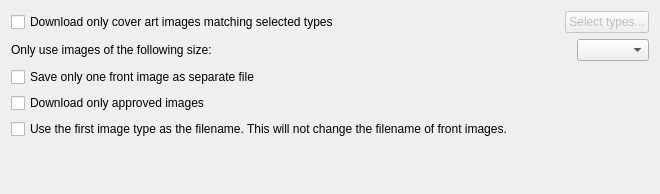
<?xml version="1.0" encoding="UTF-8"?>
<ui version="4.0">
 <class>CaaOptions</class>
 <widget class="QWidget" name="CaaOptions">
  <property name="geometry">
   <rect>
    <x>0</x>
    <y>0</y>
    <width>660</width>
    <height>194</height>
   </rect>
  </property>
  <property name="windowTitle">
   <string>Form</string>
  </property>
  <layout class="QVBoxLayout" name="verticalLayout">
   <item>
    <layout class="QHBoxLayout" name="select_caa_types_group">
     <item>
      <widget class="QCheckBox" name="restrict_images_types">
       <property name="text">
        <string>Download only cover art images matching selected types</string>
       </property>
      </widget>
     </item>
     <item>
      <spacer name="horizontalSpacer_2">
       <property name="orientation">
        <enum>Qt::Horizontal</enum>
       </property>
       <property name="sizeHint" stdset="0">
        <size>
         <width>40</width>
         <height>20</height>
        </size>
       </property>
      </spacer>
     </item>
     <item>
      <widget class="QPushButton" name="select_caa_types">
       <property name="enabled">
        <bool>false</bool>
       </property>
       <property name="sizePolicy">
        <sizepolicy hsizetype="Fixed" vsizetype="Fixed">
         <horstretch>100</horstretch>
         <verstretch>0</verstretch>
        </sizepolicy>
       </property>
       <property name="text">
        <string>Select types...</string>
       </property>
      </widget>
     </item>
    </layout>
   </item>
   <item>
    <layout class="QHBoxLayout" name="horizontalLayout">
     <item>
      <widget class="QLabel" name="label">
       <property name="sizePolicy">
        <sizepolicy hsizetype="Expanding" vsizetype="Preferred">
         <horstretch>0</horstretch>
         <verstretch>0</verstretch>
        </sizepolicy>
       </property>
       <property name="text">
        <string>Only use images of the following size:</string>
       </property>
      </widget>
     </item>
     <item>
      <spacer name="horizontalSpacer">
       <property name="orientation">
        <enum>Qt::Horizontal</enum>
       </property>
       <property name="sizeType">
        <enum>QSizePolicy::Ignored</enum>
       </property>
       <property name="sizeHint" stdset="0">
        <size>
         <width>40</width>
         <height>20</height>
        </size>
       </property>
      </spacer>
     </item>
     <item>
      <widget class="QComboBox" name="cb_image_size">
       <property name="sizePolicy">
        <sizepolicy hsizetype="Preferred" vsizetype="Fixed">
         <horstretch>0</horstretch>
         <verstretch>0</verstretch>
        </sizepolicy>
       </property>
      </widget>
     </item>
    </layout>
   </item>
   <item>
    <widget class="QCheckBox" name="cb_save_single_front_image">
     <property name="text">
      <string>Save only one front image as separate file</string>
     </property>
    </widget>
   </item>
   <item>
    <widget class="QCheckBox" name="cb_approved_only">
     <property name="text">
      <string>Download only approved images</string>
     </property>
    </widget>
   </item>
   <item>
    <widget class="QCheckBox" name="cb_type_as_filename">
     <property name="sizePolicy">
      <sizepolicy hsizetype="Minimum" vsizetype="Fixed">
       <horstretch>0</horstretch>
       <verstretch>0</verstretch>
      </sizepolicy>
     </property>
     <property name="text">
      <string>Use the first image type as the filename. This will not change the filename of front images.</string>
     </property>
    </widget>
   </item>
   <item>
    <spacer name="verticalSpacer">
     <property name="orientation">
      <enum>Qt::Vertical</enum>
     </property>
     <property name="sizeHint" stdset="0">
      <size>
       <width>20</width>
       <height>40</height>
      </size>
     </property>
    </spacer>
   </item>
  </layout>
 </widget>
 <tabstops>
  <tabstop>restrict_images_types</tabstop>
  <tabstop>select_caa_types</tabstop>
  <tabstop>cb_image_size</tabstop>
  <tabstop>cb_save_single_front_image</tabstop>
  <tabstop>cb_approved_only</tabstop>
  <tabstop>cb_type_as_filename</tabstop>
 </tabstops>
 <resources/>
 <connections/>
</ui>
